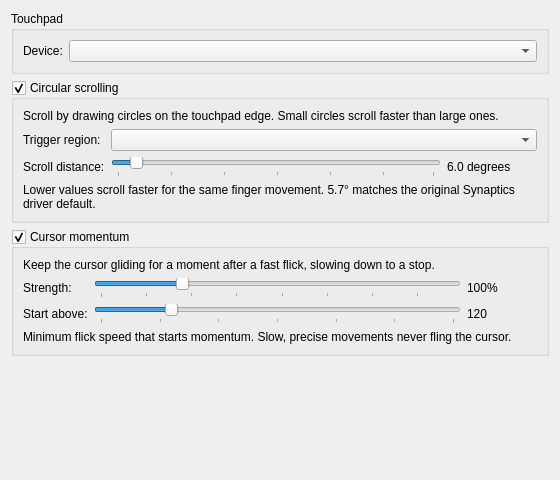
<?xml version="1.0" encoding="UTF-8"?>
<ui version="4.0">
 <class>LibinputForkConfig</class>
 <widget class="QWidget" name="LibinputForkConfig">
  <property name="geometry">
   <rect><x>0</x><y>0</y><width>560</width><height>480</height></rect>
  </property>
  <layout class="QVBoxLayout" name="mainLayout">
   <item>
    <widget class="QGroupBox" name="deviceGroup">
     <property name="title"><string>Touchpad</string></property>
     <layout class="QVBoxLayout" name="deviceLayout">
      <item>
       <layout class="QHBoxLayout" name="deviceRow">
        <item>
         <widget class="QLabel" name="deviceLabel">
          <property name="text"><string>Device:</string></property>
         </widget>
        </item>
        <item>
         <widget class="QComboBox" name="deviceCombo">
          <property name="sizePolicy">
           <sizepolicy hsizetype="Expanding" vsizetype="Fixed">
            <horstretch>1</horstretch><verstretch>0</verstretch>
           </sizepolicy>
          </property>
         </widget>
        </item>
       </layout>
      </item>
     </layout>
    </widget>
   </item>

   <item>
    <widget class="QGroupBox" name="circularGroup">
     <property name="title"><string>Circular scrolling</string></property>
     <property name="checkable"><bool>true</bool></property>
     <layout class="QFormLayout" name="circularLayout">
      <item row="0" column="0" colspan="2">
       <widget class="QLabel" name="circularHint">
        <property name="text">
         <string>Scroll by drawing circles on the touchpad edge. Small circles scroll faster than large ones.</string>
        </property>
        <property name="wordWrap"><bool>true</bool></property>
       </widget>
      </item>
      <item row="1" column="0">
       <widget class="QLabel" name="triggerLabel">
        <property name="text"><string>Trigger region:</string></property>
       </widget>
      </item>
      <item row="1" column="1">
       <widget class="QComboBox" name="triggerCombo"/>
      </item>
      <item row="2" column="0">
       <widget class="QLabel" name="distanceLabel">
        <property name="text"><string>Scroll distance:</string></property>
       </widget>
      </item>
      <item row="2" column="1">
       <layout class="QHBoxLayout" name="distanceRow">
        <item>
         <widget class="QSlider" name="distanceSlider">
          <property name="orientation"><enum>Qt::Horizontal</enum></property>
          <property name="minimum"><number>1</number></property>
          <property name="maximum"><number>90</number></property>
          <property name="value"><number>6</number></property>
          <property name="tickPosition"><enum>QSlider::TicksBelow</enum></property>
          <property name="tickInterval"><number>15</number></property>
         </widget>
        </item>
        <item>
         <widget class="QLabel" name="distanceValue">
          <property name="minimumSize">
           <size><width>90</width><height>0</height></size>
          </property>
          <property name="text"><string>6.0 degrees</string></property>
         </widget>
        </item>
       </layout>
      </item>
      <item row="3" column="0" colspan="2">
       <widget class="QLabel" name="distanceHint">
        <property name="text">
         <string>Lower values scroll faster for the same finger movement. 5.7° matches the original Synaptics driver default.</string>
        </property>
        <property name="wordWrap"><bool>true</bool></property>
       </widget>
      </item>
     </layout>
    </widget>
   </item>

   <item>
    <widget class="QGroupBox" name="momentumGroup">
     <property name="title"><string>Cursor momentum</string></property>
     <property name="checkable"><bool>true</bool></property>
     <layout class="QFormLayout" name="momentumLayout">
      <item row="0" column="0" colspan="2">
       <widget class="QLabel" name="momentumHint">
        <property name="text">
         <string>Keep the cursor gliding for a moment after a fast flick, slowing down to a stop.</string>
        </property>
        <property name="wordWrap"><bool>true</bool></property>
       </widget>
      </item>
      <item row="1" column="0">
       <widget class="QLabel" name="strengthLabel">
        <property name="text"><string>Strength:</string></property>
       </widget>
      </item>
      <item row="1" column="1">
       <layout class="QHBoxLayout" name="strengthRow">
        <item>
         <widget class="QSlider" name="strengthSlider">
          <property name="orientation"><enum>Qt::Horizontal</enum></property>
          <property name="minimum"><number>10</number></property>
          <property name="maximum"><number>400</number></property>
          <property name="value"><number>100</number></property>
          <property name="tickPosition"><enum>QSlider::TicksBelow</enum></property>
          <property name="tickInterval"><number>50</number></property>
         </widget>
        </item>
        <item>
         <widget class="QLabel" name="strengthValue">
          <property name="minimumSize">
           <size><width>70</width><height>0</height></size>
          </property>
          <property name="text"><string>100%</string></property>
         </widget>
        </item>
       </layout>
      </item>
      <item row="2" column="0">
       <widget class="QLabel" name="minVelocityLabel">
        <property name="text"><string>Start above:</string></property>
       </widget>
      </item>
      <item row="2" column="1">
       <layout class="QHBoxLayout" name="velocityRow">
        <item>
         <widget class="QSlider" name="velocitySlider">
          <property name="orientation"><enum>Qt::Horizontal</enum></property>
          <property name="minimum"><number>0</number></property>
          <property name="maximum"><number>600</number></property>
          <property name="value"><number>120</number></property>
          <property name="tickPosition"><enum>QSlider::TicksBelow</enum></property>
          <property name="tickInterval"><number>100</number></property>
         </widget>
        </item>
        <item>
         <widget class="QLabel" name="velocityValue">
          <property name="minimumSize">
           <size><width>70</width><height>0</height></size>
          </property>
          <property name="text"><string>120</string></property>
         </widget>
        </item>
       </layout>
      </item>
      <item row="3" column="0" colspan="2">
       <widget class="QLabel" name="velocityHint">
        <property name="text">
         <string>Minimum flick speed that starts momentum. Slow, precise movements never fling the cursor.</string>
        </property>
        <property name="wordWrap"><bool>true</bool></property>
       </widget>
      </item>
     </layout>
    </widget>
   </item>

   <item>
    <widget class="QLabel" name="statusLabel">
     <property name="text"><string/></property>
     <property name="wordWrap"><bool>true</bool></property>
    </widget>
   </item>
   <item>
    <spacer name="verticalSpacer">
     <property name="orientation"><enum>Qt::Vertical</enum></property>
     <property name="sizeHint" stdset="0">
      <size><width>20</width><height>40</height></size>
     </property>
    </spacer>
   </item>
  </layout>
 </widget>
 <resources/>
 <connections/>
</ui>
